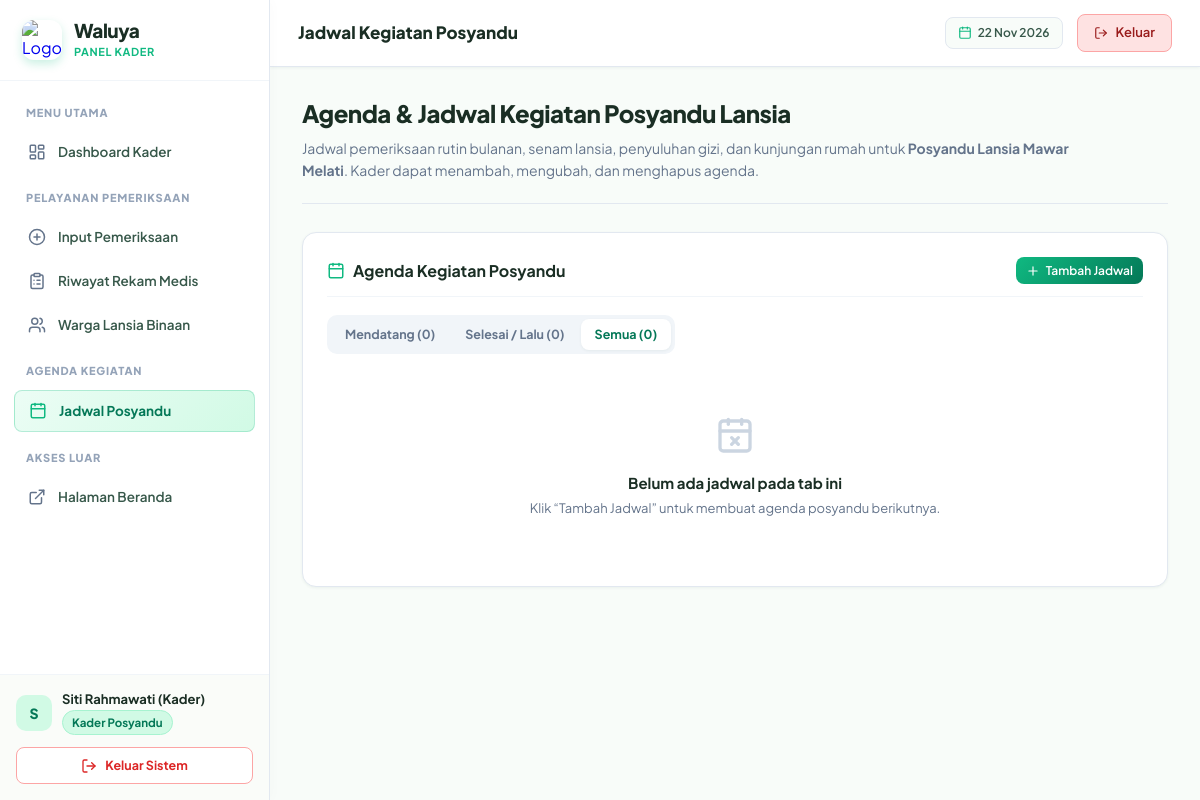
Page /kader/jadwal.php?tab=semua (signed in) on the earlier database version.
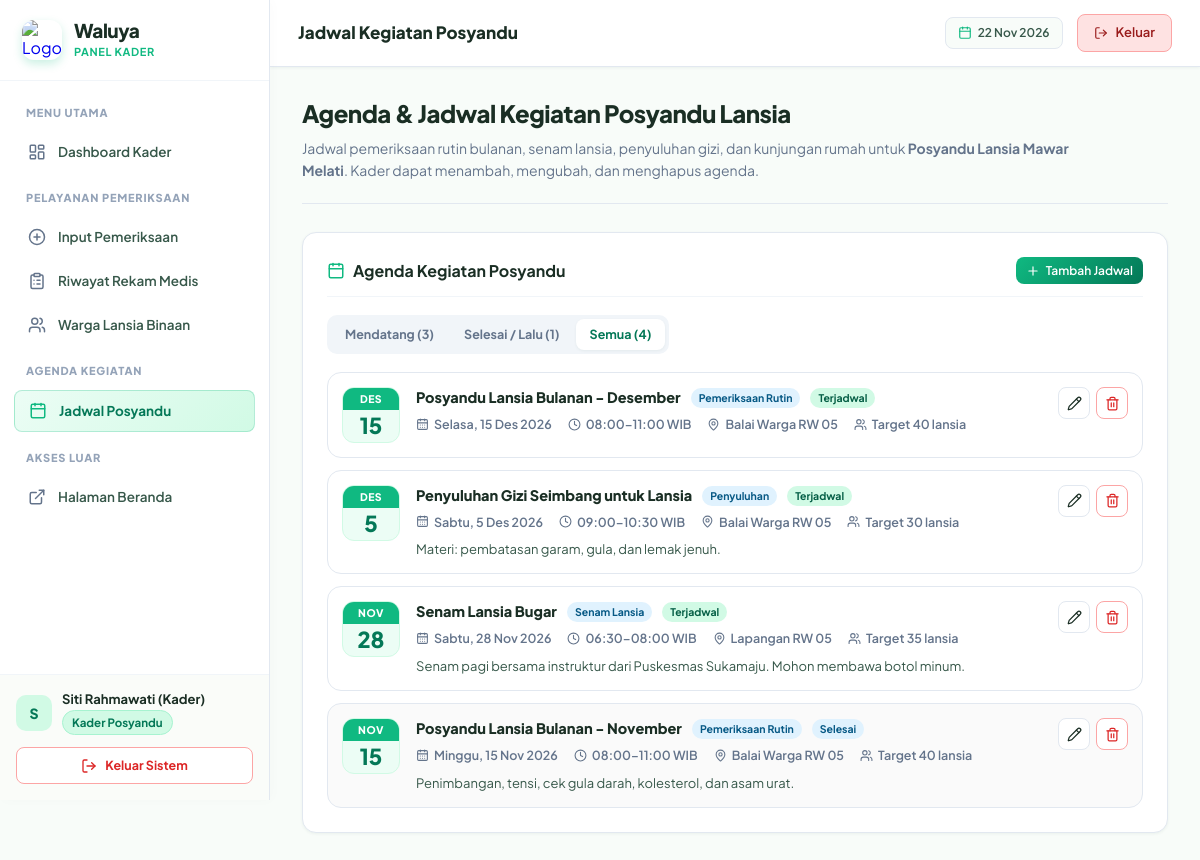
Same page on the later database version.
### tables this page shows
CREATE TABLE `kader` (
  `id_kader` INT UNSIGNED NOT NULL AUTO_INCREMENT,
  `id_user` INT UNSIGNED NOT NULL UNIQUE,
  `id_posyandu` INT UNSIGNED NOT NULL,
  `nik` CHAR(16) NOT NULL UNIQUE,
  `jabatan` ENUM('Ketua', 'Sekretaris', 'Bendahara', 'Anggota') NOT NULL DEFAULT 'Anggota',
  `tanggal_bergabung` DATE NOT NULL,
  `status_kader` ENUM('aktif', 'cuti', 'nonaktif') NOT NULL DEFAULT 'aktif',
  `created_at` DATETIME NOT NULL DEFAULT CURRENT_TIMESTAMP,
  `updated_at` DATETIME NOT NULL DEFAULT CURRENT_TIMESTAMP ON UPDATE CURRENT_TIMESTAMP,
  PRIMARY KEY (`id_kader`),
  CONSTRAINT `fk_kader_user` FOREIGN KEY (`id_user`) REFERENCES `users` (`id_user`) ON DELETE CASCADE ON UPDATE CASCADE,
  CONSTRAINT `fk_kader_posyandu` FOREIGN KEY (`id_posyandu`) REFERENCES `posyandu` (`id_posyandu`) ON DELETE RESTRICT ON UPDATE CASCADE
);

CREATE TABLE `posyandu` (
  `id_posyandu` INT UNSIGNED NOT NULL AUTO_INCREMENT,
  `nama_posyandu` VARCHAR(100) NOT NULL,
  `alamat` VARCHAR(255) NOT NULL,
  `rt` VARCHAR(5) NOT NULL,
  `rw` VARCHAR(5) NOT NULL,
  `kelurahan` VARCHAR(100) NOT NULL,
  `kecamatan` VARCHAR(100) NOT NULL,
  `kota` VARCHAR(100) NOT NULL,
  `puskesmas_pembina` VARCHAR(100) NOT NULL,
  `kontak_posyandu` VARCHAR(30) NULL,
  `status` ENUM('aktif', 'nonaktif') NOT NULL DEFAULT 'aktif',
  `created_at` DATETIME NOT NULL DEFAULT CURRENT_TIMESTAMP,
  `updated_at` DATETIME NOT NULL DEFAULT CURRENT_TIMESTAMP ON UPDATE CURRENT_TIMESTAMP,
  PRIMARY KEY (`id_posyandu`)
);

CREATE TABLE `jadwal_posyandu` (
  `id_jadwal` INT UNSIGNED NOT NULL AUTO_INCREMENT,
  `id_posyandu` INT UNSIGNED NOT NULL,
  `id_kader` INT UNSIGNED NULL COMMENT 'Kader yang membuat jadwal',
  `judul` VARCHAR(150) NOT NULL,
  `jenis_kegiatan` ENUM('Pemeriksaan Rutin', 'Senam Lansia', 'Penyuluhan', 'Kunjungan Rumah', 'Lainnya') NOT NULL DEFAULT 'Pemeriksaan Rutin',
  `tanggal` DATE NOT NULL,
  `jam_mulai` TIME NOT NULL,
  `jam_selesai` TIME NULL,
  `lokasi` VARCHAR(255) NOT NULL,
  `deskripsi` TEXT NULL,
  `target_peserta` INT UNSIGNED NULL COMMENT 'Perkiraan jumlah lansia yang diundang',
  `status` ENUM('terjadwal', 'selesai', 'dibatalkan') NOT NULL DEFAULT 'terjadwal',
  `created_at` DATETIME NOT NULL DEFAULT CURRENT_TIMESTAMP,
  `updated_at` DATETIME NOT NULL DEFAULT CURRENT_TIMESTAMP ON UPDATE CURRENT_TIMESTAMP,
  PRIMARY KEY (`id_jadwal`),
  INDEX `idx_jadwal_tanggal` (`tanggal`),
  CONSTRAINT `fk_jadwal_posyandu` FOREIGN KEY (`id_posyandu`) REFERENCES `posyandu` (`id_posyandu`) ON DELETE CASCADE ON UPDATE CASCADE,
  CONSTRAINT `fk_jadwal_kader` FOREIGN KEY (`id_kader`) REFERENCES `kader` (`id_kader`) ON DELETE SET NULL ON UPDATE CASCADE
);

### config/auth.php (called while the page is built, shortened)
<?php
function e($value): string
{
    return htmlspecialchars((string)($value ?? ''), ENT_QUOTES, 'UTF-8');
}
function require_kader(PDO $pdo): array
{
    $stmt = $pdo->prepare(
        "SELECT k.id_kader, k.id_posyandu, k.jabatan, k.status_kader, p.nama_posyandu, p.alamat AS alamat_posyandu
           FROM kader k
           JOIN posyandu p ON p.id_posyandu = k.id_posyandu
           JOIN users u ON u.id_user = k.id_user
          WHERE k.id_user = :uid AND u.status_akun = 'aktif'
          LIMIT 1"
    );
    $stmt->execute(['uid' => $_SESSION['user_id']]);
    $kader = $stmt->fetch();
    $kader['can_write'] = ($kader['status_kader'] === 'aktif');
    return $kader;
}
function tgl_id(?string $date, bool $withDay = false): string
{
    $ts = strtotime($date);
    $s = date('j', $ts) . ' ' . substr(BULAN_ID[(int)date('n', $ts)], 0, 3) . ' ' . date('Y', $ts);
    return $withDay ? HARI_ID[(int)date('w', $ts)] . ', ' . $s : $s;
}
function jam_hm(?string $time): string
{
    return $time ? substr($time, 0, 5) : '';
}

### config/kesehatan.php (called while the page is built, shortened)
<?php
function badge_class(?string $status): string
{
    switch ($status) {
        case 'Normal':
        case 'Aman / Sehat':
        case 'aktif':
        case 'terjadwal':
            return 'badge-active';
        case 'selesai':
            return 'badge-info';
    }
}

### kader/jadwal.php (the view, shortened to what the rows shown need)
<?php
require_once '../config/database.php';
require_once '../config/auth.php';
require_once '../config/kesehatan.php';
$kader = require_kader($pdo);
$tab = (string)($_GET['tab'] ?? 'mendatang');
$today = date('Y-m-d');
$cond  = ['mendatang' => "tanggal >= :t AND status = 'terjadwal'", 'lalu' => "NOT (tanggal >= :t AND status = 'terjadwal')", 'semua' => '1 = 1'][$tab];
$order = $tab === 'mendatang' ? 'tanggal ASC, jam_mulai ASC' : 'tanggal DESC, jam_mulai DESC';
$stmt = $pdo->prepare(
    "SELECT j.*, u.nama_lengkap AS nama_pembuat
       FROM jadwal_posyandu j
       LEFT JOIN kader k ON k.id_kader = j.id_kader
       LEFT JOIN users u ON u.id_user = k.id_user
      WHERE j.id_posyandu = :p AND ($cond) ORDER BY $order LIMIT 100"
);
$qp = ['p' => $kader['id_posyandu']];
$stmt->execute($qp);
$jadwal = $stmt->fetchAll();
include '../components/kader-layout-top.php';
?>
<div class="welcome-banner">
    <h1 class="welcome-title">Agenda & Jadwal Kegiatan Posyandu Lansia</h1>
    <p class="welcome-subtitle">
        Jadwal pemeriksaan rutin bulanan, senam lansia, penyuluhan gizi, dan kunjungan rumah untuk <strong><?= e($kader['nama_posyandu']) ?></strong>. Kader dapat menambah, mengubah, dan menghapus agenda.
    </p>
</div>
<div class="card">
    <?php if (!$jadwal): ?>
        <div class="empty-state">
            <i data-lucide="calendar-x"></i>
            <h4>Belum ada jadwal pada tab ini</h4>
            <p>Klik “Tambah Jadwal” untuk membuat agenda posyandu berikutnya.</p>
        </div>
    <?php else: ?>
        <div class="agenda-list">
            <?php foreach ($jadwal as $j):
                $ts = strtotime($j['tanggal']);
                $lewat = $j['tanggal'] < $today;
                $payload = [
                    'id_jadwal' => (int)$j['id_jadwal'], 'judul' => $j['judul'], 'jenis_kegiatan' => $j['jenis_kegiatan'],
                    'tanggal' => $j['tanggal'], 'jam_mulai' => jam_hm($j['jam_mulai']), 'jam_selesai' => jam_hm($j['jam_selesai']),
                    'lokasi' => $j['lokasi'], 'deskripsi' => (string)$j['deskripsi'],
                    'target_peserta' => $j['target_peserta'] === null ? '' : (string)$j['target_peserta'], 'status' => $j['status'],
                ];
            ?>
                <div class="agenda-item <?= $lewat ? 'is-past' : '' ?> <?= $j['status'] === 'dibatalkan' ? 'is-cancel' : '' ?>">
                    <div class="agenda-date" aria-hidden="true">
                        <div class="m"><?= e(substr(BULAN_ID[(int)date('n', $ts)], 0, 3)) ?></div>
                        <div class="d"><?= date('j', $ts) ?></div>
                    </div>
                    <div class="agenda-body">
                        <div class="agenda-title">
                            <?= e($j['judul']) ?>
                            <span class="badge badge-sm badge-info"><?= e($j['jenis_kegiatan']) ?></span>
                            <span class="badge badge-sm <?= badge_class($j['status']) ?>"><?= e(ucfirst($j['status'])) ?></span>
                        </div>
                        <div class="agenda-meta">
                            <span><i data-lucide="calendar-days"></i><?= e(tgl_id($j['tanggal'], true)) ?></span>
                            <span><i data-lucide="clock"></i><?= e(jam_hm($j['jam_mulai'])) ?><?= $j['jam_selesai'] ? '–' . e(jam_hm($j['jam_selesai'])) : '' ?> WIB</span>
                            <span><i data-lucide="map-pin"></i><?= e($j['lokasi']) ?></span>
                            <?php if ($j['target_peserta'] !== null): ?><span><i data-lucide="users"></i>Target <?= (int)$j['target_peserta'] ?> lansia</span><?php endif; ?>
                        </div>
                        <?php if ($j['deskripsi']): ?><p class="agenda-desc"><?= nl2br(e($j['deskripsi'])) ?></p><?php endif; ?>
                    </div>
                    <?php if ($kader['can_write']): ?>
                        <div class="agenda-actions">
                            <button type="button" class="btn btn-secondary btn-sm btn-icon" title="Ubah" aria-label="Ubah jadwal"
                                    data-jadwal="<?= e(json_encode($payload, JSON_UNESCAPED_UNICODE | JSON_HEX_TAG | JSON_HEX_AMP | JSON_HEX_APOS | JSON_HEX_QUOT)) ?>"
                                    onclick="openForm(this)"><i data-lucide="pencil" style="width:15px;height:15px;"></i></button>
                            <button type="button" class="btn btn-outline-danger btn-sm btn-icon" title="Hapus" aria-label="Hapus jadwal"
                                    data-id="<?= (int)$j['id_jadwal'] ?>" data-judul="<?= e($j['judul']) ?>" onclick="askDelete(this)"><i data-lucide="trash-2" style="width:15px;height:15px;"></i></button>
                        </div>
                    <?php endif; ?>
                </div>
            <?php endforeach; ?>
        </div>
    <?php endif; ?>
</div>
<?php
include '../components/kader-layout-bottom.php';

Differences in the rows shown:
added jadwal_posyandu: tanggal "DES", tanggal "15", judul "Posyandu Lansia Bulanan - Desember", jenis_kegiatan "Pemeriksaan Rutin", status "Terjadwal", tanggal "Selasa, 15 Des 2026", jam_mulai "08:00", jam_selesai "11:00", lokasi "Balai Warga RW 05", target_peserta "40"
added jadwal_posyandu: tanggal "DES", tanggal "5", judul "Penyuluhan Gizi Seimbang untuk Lansia", jenis_kegiatan "Penyuluhan", status "Terjadwal", tanggal "Sabtu, 5 Des 2026", jam_mulai "09:00", jam_selesai "10:30", lokasi "Balai Warga RW 05", target_peserta "30", deskripsi "Materi: pembatasan garam, gula, dan lemak jenuh."
added jadwal_posyandu: tanggal "NOV", tanggal "28", judul "Senam Lansia Bugar", jenis_kegiatan "Senam Lansia", status "Terjadwal", tanggal "Sabtu, 28 Nov 2026", jam_mulai "06:30", jam_selesai "08:00", lokasi "Lapangan RW 05", target_peserta "35", deskripsi "Senam pagi bersama instruktur dari Puskesmas Sukamaju. Mohon membawa botol minum."
added jadwal_posyandu: tanggal "NOV", tanggal "15", judul "Posyandu Lansia Bulanan - November", jenis_kegiatan "Pemeriksaan Rutin", status "Selesai", tanggal "Minggu, 15 Nov 2026", jam_mulai "08:00", jam_selesai "11:00", lokasi "Balai Warga RW 05", target_peserta "40", deskripsi "Penimbangan, tensi, cek gula darah, kolesterol, dan asam urat."
Other differences:
$cnt['mendatang']: "0" → "3"
$cnt['lalu']: "0" → "1"
$cnt['semua']: "0" → "4"
text no longer shown: "Belum ada jadwal pada tab ini Klik “Tambah Jadwal” untuk membuat agenda posyandu berikutnya."
